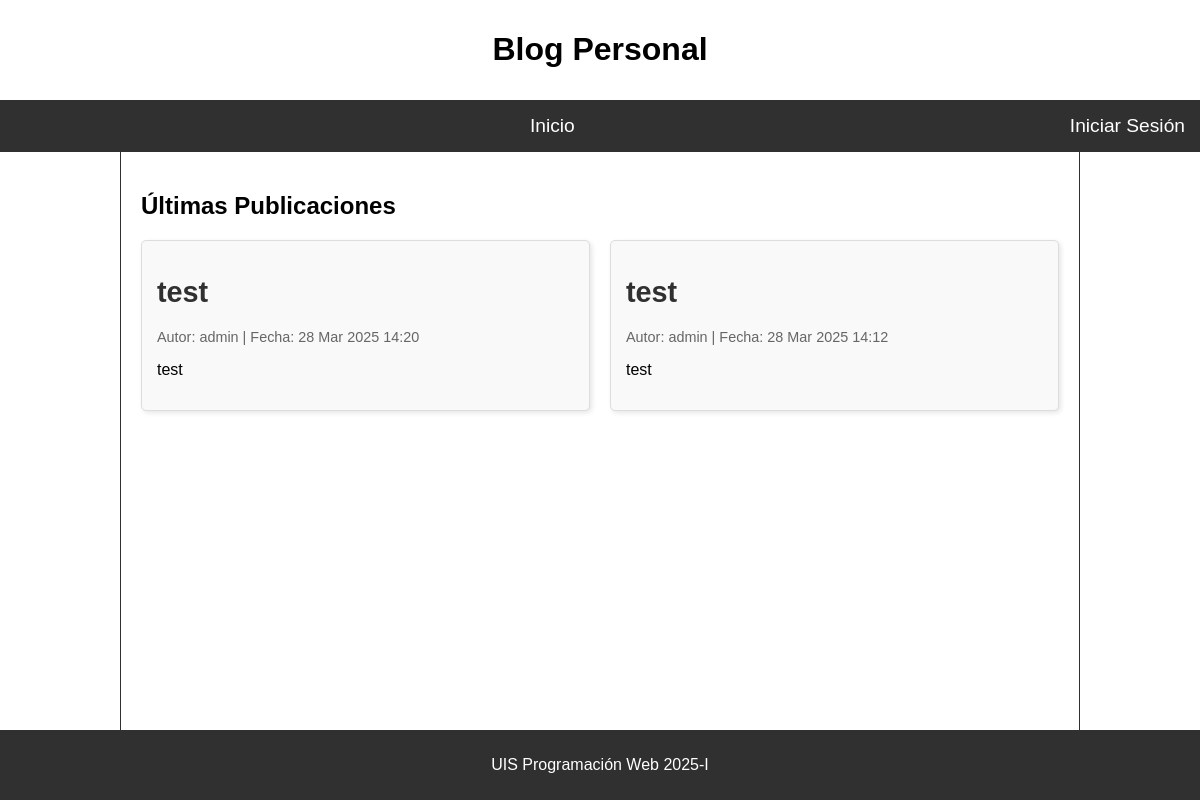
The app's page /, older data.
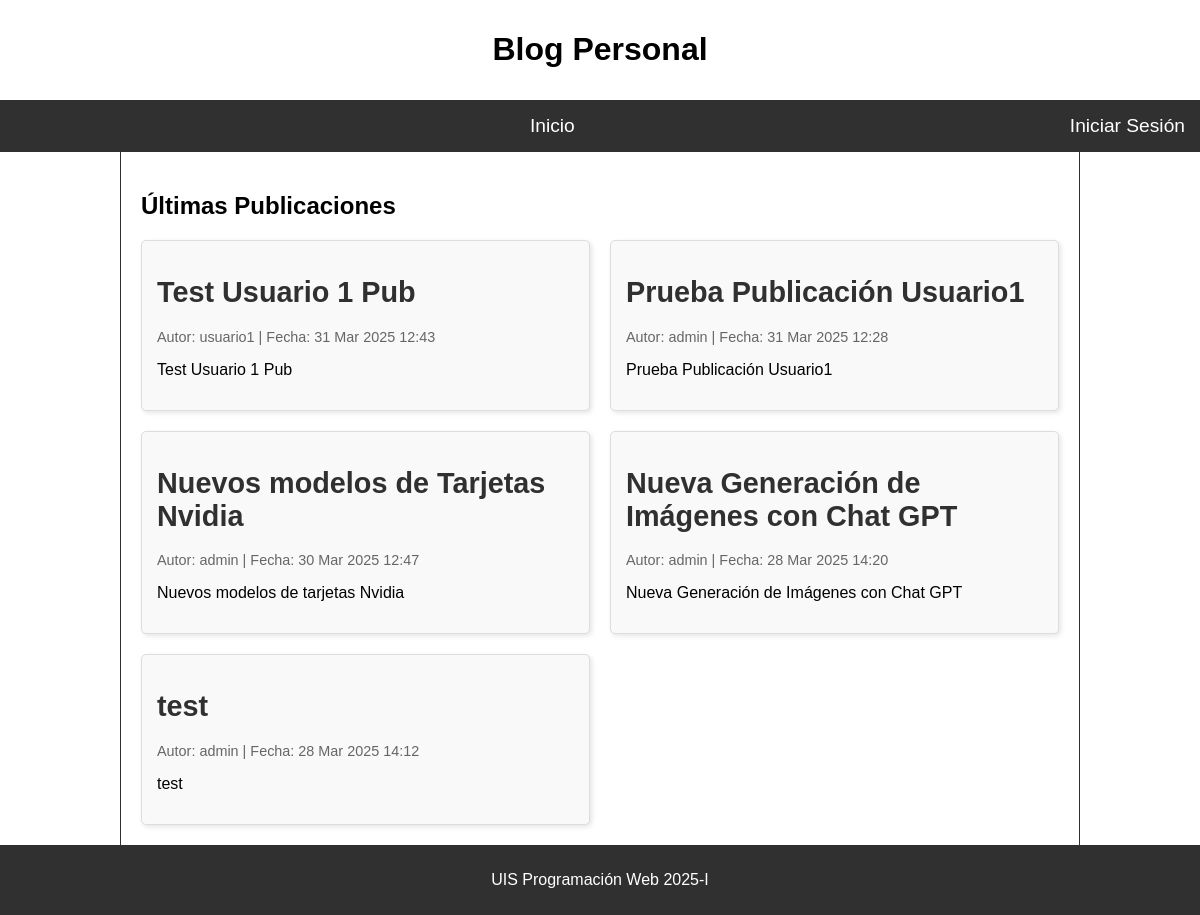
The same page, newer data.
### post/models.py (models this page shows, shortened)
class Post(models.Model):
    title = models.CharField(max_length=200)
    content = models.TextField()
    author = models.ForeignKey(User, on_delete=models.CASCADE)  # Relación con usuario
    category = models.ForeignKey(Category, on_delete=models.SET_NULL, null=True, blank=True)  # Relación con categoría
    created_at = models.DateTimeField(auto_now_add=True)
    updated_at = models.DateTimeField(auto_now=True)
    published = models.BooleanField(default=True)

### post/views.py (the view)
# urls.py: path('', views.index, name='index'),
def index(request):
    publicaciones_recientes = Post.objects.all().order_by('-created_at')[:6]  # Últimas 6 publicaciones
    return render(request, 'post/index.html',{'publicaciones_recientes': publicaciones_recientes})

### post/templates/post/index.html (shortened to what this page needs)
{% extends 'post/base.html' %}
{% load static %}
{% block extra_head %}
<link rel="stylesheet" href="{% static 'post/css/index.css' %}">
{% endblock extra_head%}
{% block content %}
<h1>Últimas Publicaciones</h1>
<div class="grid-publicaciones">
    {% for post in publicaciones_recientes %}
        <div class="tarjeta-publicacion">
            <h2 class="post-title">
                <a href="{% url 'detalle_publicacion' post.id %}">{{ post.title }}</a>
            </h2>
            <p class="post-meta">
                Autor: {{ post.author.username }} | Fecha: {{ post.created_at|date:"d M Y H:i" }}
            </p>
            <p class="post-content">
                {{ post.content|truncatewords:30 }}
            </p>
        </div>
    {% empty %}
        <p>No hay publicaciones recientes.</p>
    {% endfor %}
</div>
{% endblock content%}

Row changes from the older to the newer data that the page shows:
added Post: title "Test Usuario 1 Pub", author.username "usuario1", created_at "31 Mar 2025 12:43", content "Test Usuario 1 Pub"
added Post: title "Prueba Publicación Usuario1", author.username "admin", created_at "31 Mar 2025 12:28", content "Prueba Publicación Usuario1"
added Post: title "Nuevos modelos de Tarjetas Nvidia", author.username "admin", created_at "30 Mar 2025 12:47", content "Nuevos modelos de tarjetas Nvidia"
changed Post: title "test" → "Nueva Generación de Imágenes con Chat GPT"; content "test" → "Nueva Generación de Imágenes con Chat GPT"
